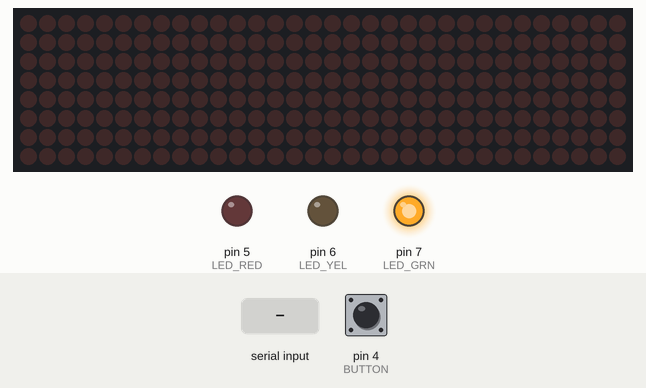
This sketch was run on a simulated Arduino Uno, built with avr-gcc and run on an emulated ATmega328P. Shown: 32×8 LED matrix, output pins drawn as LEDs (lit = HIGH). Inputs (shaded band) come from the test bench; at power-on: pin 4 (BUTTON) HIGH.

Above: at 1.2 s.
1.3 s: "R" received over the second serial link
At 1.4 s:
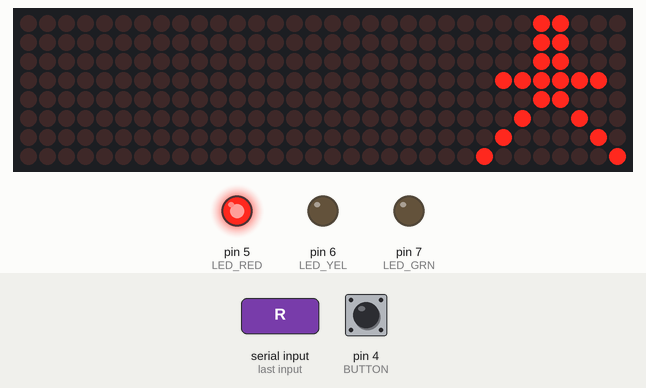
4.3 s: "G" received over the second serial link
At 5.5 s:
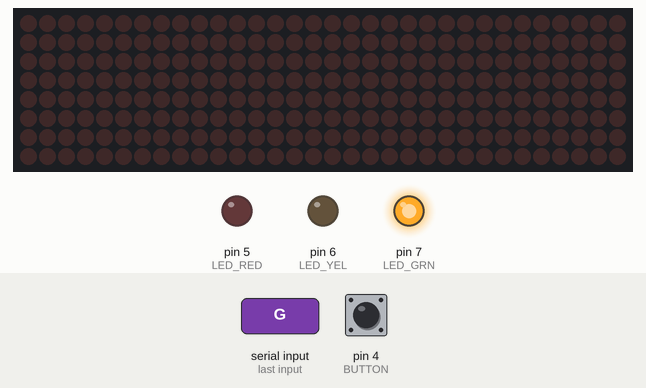
5.8 s: "Y" received over the second serial link
At 6.7 s:
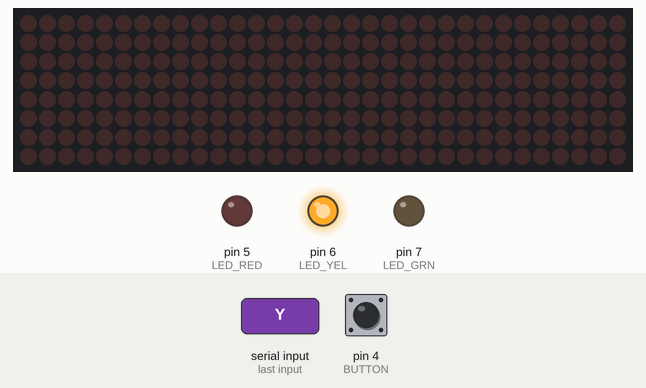
Timing chart, 0 to 8.8 s (numbered marks = the images above; inputs shaded):
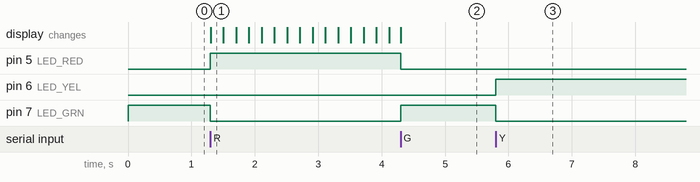

Measured:
- after the input at 1.3 s, pin 5 (LED_RED): LOW → HIGH at once; pin 7 (LED_GRN): HIGH → LOW at once; the display: changes at once (image 1)
- after the input at 4.3 s, pin 5 (LED_RED): HIGH → LOW at once; pin 7 (LED_GRN): LOW → HIGH at once; the display: changes at once (image 2)
- after the input at 5.8 s, pin 6 (LED_YEL): LOW → HIGH at once; pin 7 (LED_GRN): HIGH → LOW at once

The sketch:

noeud2.ino
```cpp
// ==========================================
// NODE 2: ARDUINO UNO - FEU + BOUTON + MATRICE (9600 BAUD)
// ==========================================

#include <SoftwareSerial.h>
#include "LedControl.h"

// XBee via SoftwareSerial (garde le port USB libre)
SoftwareSerial xbee(2, 3); // RX, TX

const int BUTTON  = 4;
const int LED_RED = 5;
const int LED_YEL = 6;
const int LED_GRN = 7;

// Matrice MAX7219 : DIN, CLK, CS
LedControl lc = LedControl(10, 11, 12, 4);

// Animation "piéton qui marche" (2 frames)
byte person1[8] = {
  0b00011000,
  0b00011000,
  0b00011000,
  0b01111110,
  0b00011000,
  0b00100100,
  0b01000010,
  0b10000001
};
byte person2[8] = {
  0b00011000,
  0b00011000,
  0b00011000,
  0b00111100,
  0b00011000,
  0b00011000,
  0b00100100,
  0b01000010
};

bool crossing = false;      // true pendant le rouge (matrice active)
unsigned long lastFrame = 0;
bool frameToggle = false;

// Anti-rebond bouton
unsigned long lastPress = 0;

void setup() {
  pinMode(BUTTON, INPUT_PULLUP);
  pinMode(LED_RED, OUTPUT);
  pinMode(LED_YEL, OUTPUT);
  pinMode(LED_GRN, OUTPUT);

  xbee.begin(9600);

  lc.shutdown(0, false);
  lc.setIntensity(0, 8);
  lc.clearDisplay(0);

  setLights(LOW, LOW, HIGH); // Vert au départ
}

void loop() {
  if (digitalRead(BUTTON) == LOW) {
  Serial.println("BOUTON PRESSE"); // Utilise Serial (USB), pas xbee, juste pour tester
}
  // --- Lecture du bouton avec anti-rebond ---
  if (digitalRead(BUTTON) == LOW && millis() - lastPress > 300) {
    lastPress = millis();
    xbee.print('X'); // Envoie au coordinateur
  }

  // --- Réception des commandes du coordinateur ---
  if (xbee.available() > 0) {
    char command = xbee.read();

    if (command == 'Y') {
      setLights(LOW, HIGH, LOW);
    } else if (command == 'R') {
      setLights(HIGH, LOW, LOW);
      crossing = true; // Démarre l'animation
    } else if (command == 'G') {
      setLights(LOW, LOW, HIGH);
      crossing = false;
      lc.clearDisplay(0); // Éteint la matrice
    }
  }

  // --- Animation non-bloquante de la matrice pendant le rouge ---
  if (crossing && millis() - lastFrame > 200) {
    lastFrame = millis();
    frameToggle = !frameToggle;
    byte* frame = frameToggle ? person1 : person2;
    for (int row = 0; row < 8; row++) {
      lc.setRow(0, row, frame[row]);
    }
  }
}

void setLights(int red, int yellow, int green) {
  digitalWrite(LED_RED, red);
  digitalWrite(LED_YEL, yellow);
  digitalWrite(LED_GRN, green);
}
```
